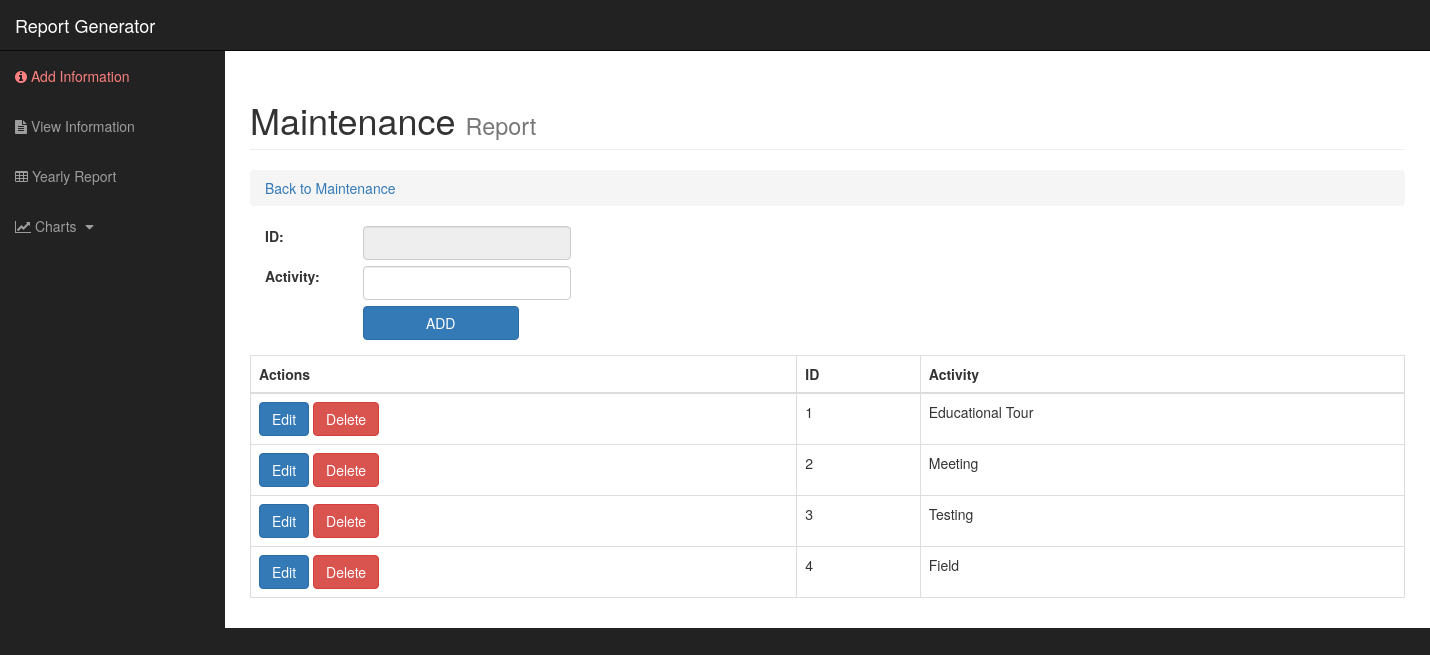
The page /user/maintenance/activity.php on the database its author committed.
### tables this page shows
CREATE TABLE `tblactivity` (
  `ActivityID` int(20) NOT NULL,
  `ActivityName` varchar(50) NOT NULL,
  `ActivityCTR` int(20) NOT NULL,
  `ActivityIsActive` tinyint(1) NOT NULL
);

### user/maintenance/activity.php (the view, shortened to what this page needs)
<?php
require_once('../../database/config.php');
?>
<!DOCTYPE html>
<html lang="en">
<head>
  <link href="../../css/bootstrap.min.css" rel="stylesheet">
  <link href="../../css/sb-admin.css" rel="stylesheet">
  <link href="../../font-awesome/css/font-awesome.min.css" rel="stylesheet" type="text/css">
</head>
<body>
  <div id="wrapper">
    <nav class="navbar navbar-inverse navbar-fixed-top" role="navigation">
      <div class="navbar-header">
        <a class="navbar-brand" href="../index.php">Report Generator</a>
      </div>
      <div class="collapse navbar-collapse navbar-ex1-collapse">
        <ul class="nav navbar-nav side-nav">
          <li >
            <a style="color:#ff8080!important" href="../index.php"> <i class="fa fa-info-circle" aria-hidden="true"></i> Add Information</a>
          </li>
          <li>
            <a href="../view_info.php"> <i class="fa fa-file-text" aria-hidden="true"></i> View Information </a>
          </li>
          <li>
            <a href="../tables/visit_reports.php"><i class="fa fa-table" aria-hidden="true"></i> Yearly Report</a>
          </li>
          <li>
            <a href="javascript:;" data-toggle="collapse" data-target="#demo"><i class="fa fa-line-chart" aria-hidden="true"></i> Charts <i class="fa fa-fw fa-caret-down"></i></a>
          </li>
        </ul>
      </div>
    </nav>
    <div id="page-wrapper">
      <div class="container-fluid">
        <div class="row">
          <div class="col-lg-12">
            <h1 class="page-header">
              Maintenance
              <small>Report</small>
            </h1>
            <ol class="breadcrumb">
              <li class="active">
                <a href="../index.php"> Back to Maintenance </a>
              </li>
            </ol>
          </div>
        </div>
        <form method="post">
          <div class="container form-group" >
            <div class="row">
              <div class="col-xs-1">
                <label>ID: &nbsp;</label>
              </div>
              <div class="col-xs-11">
                <input class="form-control disabled" type="text" style="width:20%" disabled>
              </div>
              <br><br>
              <div class="col-xs-1">
                <label>Activity: &nbsp;</label>
              </div>
              <div class="col-xs-11">
                <input name="txtNameAct" class="form-control disabled" type="text" style="width:20%">
              </div><br><br>
              <div class="col-xs-1"></div>
              <div class="col-xs-11">
                <input class="btn btn-primary" style="width:15%!important;" type="submit" name="btnSubmit" id="btnIDSubmit" value="ADD">
              </div>
            </div>
          </div>
        </form>
        <div class="table-responsive">
          <table class="table table-bordered table-hover">
            <thead>
              <tr>
                <th>Actions</th>
                <th>ID</th>
                <th>Activity</th>
              </tr>
            </thead>
            <tbody>
              <?php
              $sql = "SELECT * FROM ict_database.tblactivity WHERE ActivityIsActive = 1";
              $query = mysqli_query($conn,$sql);
              while($row=mysqli_fetch_array($query)){
                ?>
                <tr>
                  <td><a href="activity_update.php?id=	<?php echo $row['ActivityID']?>" class="btn btn-primary"> Edit</a>
                    <a  onclick="return confirm('Delete Data?')" href="activity_delete.php?del= <?php echo $row['ActivityID']?>" class="btn btn-danger" >Delete</a>
                  </td>
                  <td><?php echo $row['ActivityID']?></td>
                  <td><?php echo $row['ActivityName']?></td>
                </tr>
                <?php
              }
              ?>
            </tbody>
          </table>
        </div>
      </div>
    </div>
  </div>
</body>
</html>

### css/sb-admin.css (style rules this page uses)
body { margin-top: 100px; background-color: #222; }
@media (min-width:768px) { body { margin-top: 50px; } }
#wrapper { padding-left: 0; }
#page-wrapper { width: 100%; padding: 0; background-color: #fff; }
@media (min-width:768px) { #wrapper { padding-left: 225px; } }
@media (min-width:768px) { #page-wrapper { padding: 10px; } }
@media (min-width:768px) { .side-nav { position: fixed; top: 51px; left: 225px; width: 225px; margin-left: -225px; border: none; border-radius: 0; overflow-y: auto; background-color: #222; bottom: 0; overflow-x: hidden; padding-bottom: 40px; } }
@media (min-width:768px) { .side-nav>li>a { width: 225px; } }

### user/maintenance/activity.php (style rules this page uses)
body { overflow-x:hidden; }

### rows shown on the page
tblactivity: ActivityID "1", ActivityName "Educational Tour"
tblactivity: ActivityID "2", ActivityName "Meeting"
tblactivity: ActivityID "3", ActivityName "Testing"
tblactivity: ActivityID "4", ActivityName "Field"
